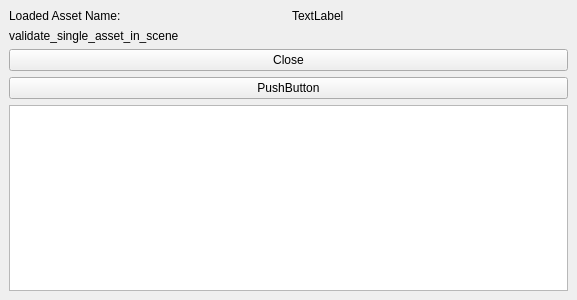
<?xml version="1.0" encoding="UTF-8"?>
<ui version="4.0">
 <class>MainWindow</class>
 <widget class="QMainWindow" name="MainWindow">
  <property name="geometry">
   <rect>
    <x>0</x>
    <y>0</y>
    <width>577</width>
    <height>300</height>
   </rect>
  </property>
  <property name="windowTitle">
   <string>MainWindow</string>
  </property>
  <widget class="QWidget" name="centralwidget">
   <layout class="QGridLayout" name="gridLayout">
    <item row="0" column="0">
     <layout class="QHBoxLayout" name="hLayout_loaded_assed_name">
      <item>
       <widget class="QLabel" name="label">
        <property name="text">
         <string>Loaded Asset Name:</string>
        </property>
       </widget>
      </item>
      <item>
       <widget class="QLabel" name="label_loaded_asset_name">
        <property name="text">
         <string>TextLabel</string>
        </property>
       </widget>
      </item>
     </layout>
    </item>
    <item row="3" column="0">
     <widget class="QPushButton" name="pushButton">
      <property name="text">
       <string>PushButton</string>
      </property>
     </widget>
    </item>
    <item row="2" column="0">
     <widget class="QPushButton" name="btn_closeWindow">
      <property name="text">
       <string>Close</string>
      </property>
     </widget>
    </item>
    <item row="1" column="0">
     <layout class="QHBoxLayout" name="hLayout_validate_single_asset_in_scene">
      <item>
       <widget class="QLabel" name="label_2">
        <property name="text">
         <string>validate_single_asset_in_scene</string>
        </property>
       </widget>
      </item>
      <item>
       <widget class="QLabel" name="label_validate_single_asset_in_scene">
        <property name="text">
         <string/>
        </property>
       </widget>
      </item>
     </layout>
    </item>
    <item row="4" column="0">
     <widget class="QTextEdit" name="textEdit"/>
    </item>
   </layout>
  </widget>
 </widget>
 <resources/>
 <connections/>
</ui>
